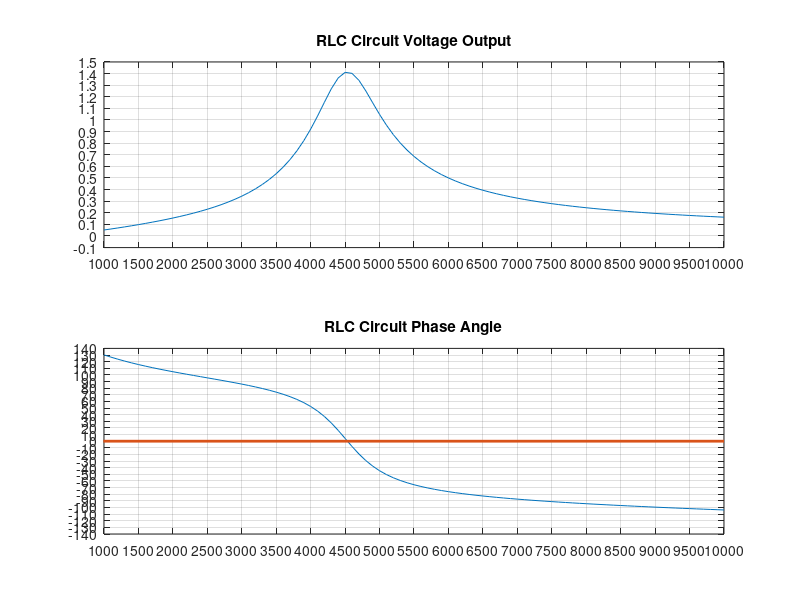

MATLAB code to generate this figure:

XLc = @(F, L) 2 .* pi .* F .* L;
XCc = @(F, C) 1 ./ (2 .* pi .* F .* C);

L1 = 56E-3;
C1 = .022E-6;
L2 = 56E-3;
C2 = .022E-6;
R1 = 330;
Vpp = 4;
Vp = Vpp / 2;
Vph = 0;  % Voltage Phase Angle

Vrms = Vp / sqrt(2) * cos(deg2rad(Vph)) + Vp / sqrt(2) * sin(deg2rad(Vph)) * 1i;

F = 1E3 : 100 : 10E3;

L1z = (0 + XLc(F, L1) * 1i);    % L1 Impedance
C1z = (0 - XCc(F, C1) * 1i);     % C1 impedance

L2z = (0 + XLc(F, L2) .* 1i);   % L2 Impedance
C2z = (0 - XCc(F, C2) .* 1i);   % C2 Impedance
R1z = (R1 + zeros(1, length(F)) .* 1i); % R1 Impedance

Zs = L1z + C1z; % Series Impedance
Zp = 1 ./ ( 1 ./ L2z + 1 ./ C2z + 1 ./ R1z);    % Parallel Impedance
Zt = Zs + Zp;   % Total Impedance

Vout = Vrms .* Zp ./ Zt; % Voltage Divider

[ang, mag] = cart2pol(real(Vout), imag(Vout));
figure()
subplot(2, 1, 1)
plot(F, mag)
grid on
set(gca, 'xtick', [1E3:500:10E3])
set(gca, 'xlim', [1E3, 10E3])
set(gca, 'ytick', [-.5:.1:1.5])
set(gca, 'ylim', [-.1, 1.5])
title('RLC Circuit Voltage Output')
subplot(2, 1, 2)
plot(F, ang .* 180 / pi)
hold on
plot([0, F(end)], [0, 0], 'LineWidth', 2)
grid on
set(gca, 'xtick', [1E3:500:10E3])
set(gca, 'xlim', [1E3, 10E3])
set(gca, 'ytick', [-140:10:140])
set(gca, 'ylim', [-140, 140])
title('RLC Circuit Phase Angle')